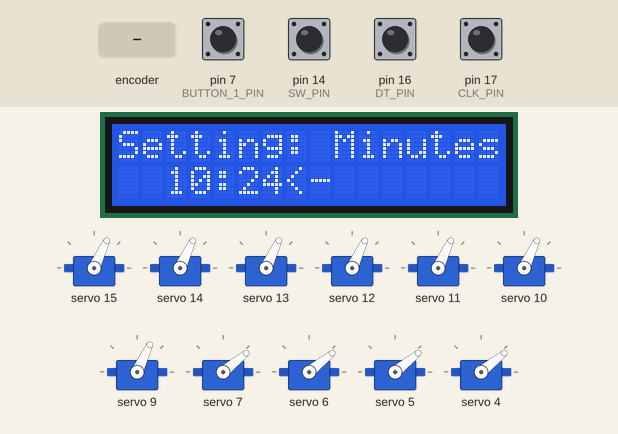
A sketch run on a simulated Arduino Uno, built with avr-gcc and run on an emulated ATmega328P. On the bench: 16×2 character LCD, 11 × servo. The inputs (shaded band) are chosen by the test bench; at power-on: pin 7 (BUTTON_1_PIN), pin 14 (SW_PIN), pin 16 (DT_PIN), pin 17 (CLK_PIN) HIGH. The local clock reads 2024-03-15 10:24:30 at power-on unless the sketch sets it; what the sketch prints to the serial monitor is not drawn.

Above: at 1.01 s.
1.3 s: pin 7 (BUTTON_1_PIN) pulled LOW for 0.15 s
2.0 s: pin 7 (BUTTON_1_PIN) pulled LOW for 1 s
At 4.1 s:
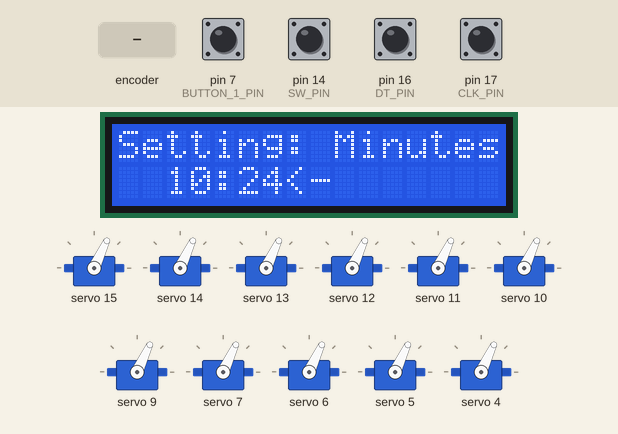
4.5 s: pin 14 (SW_PIN) pulled LOW for 0.15 s
At 5.3 s:
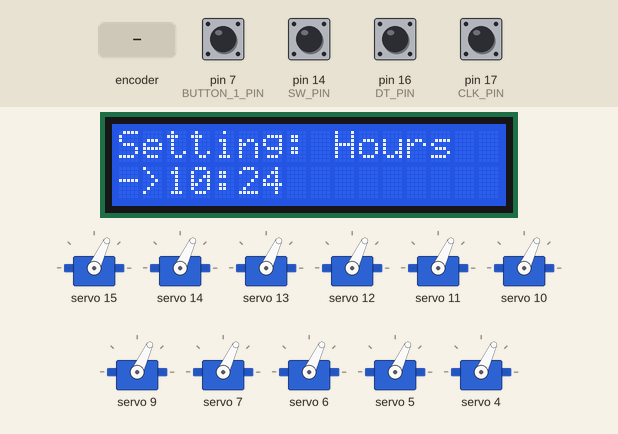
6.1 s: pin 7 (BUTTON_1_PIN) pulled LOW for 0.15 s
At 6.63 s:
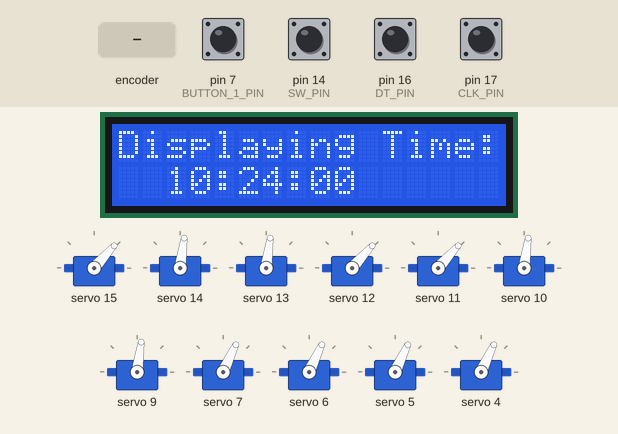
6.8 s: pin 7 (BUTTON_1_PIN) pulled LOW for 3.2 s
At 7.04 s:
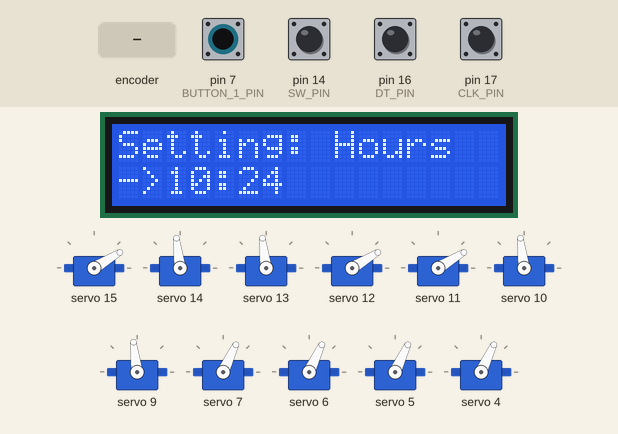
11.5 s: rotary encoder on pin 17 (CLK_PIN) / pin 16 (DT_PIN) turned 3 steps (first pin leading)
At 13.2 s:
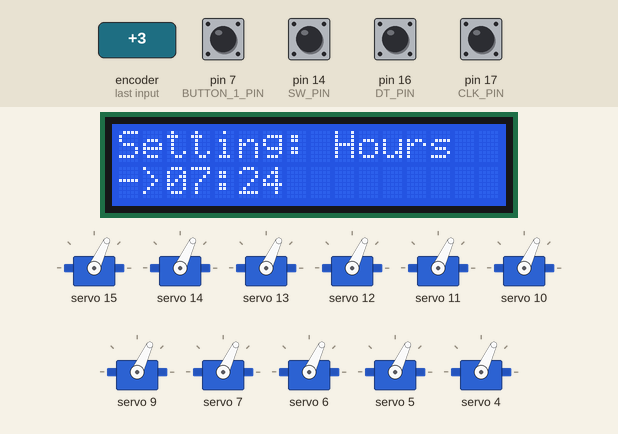
Timing chart, 0 to 14.6 s (numbered marks = the images above; inputs shaded):
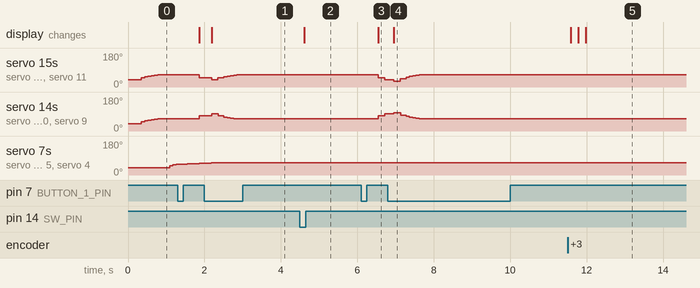

The sketch:

main.ino
```cpp
#include <RTClib.h>                  // Clock
#include <ezButton.h>                //Encoder Button
#include <LiquidCrystal.h>           // LCD
#include <Adafruit_PWMServoDriver.h> // PWM servo Driver
#include <Wire.h>
#include <LiquidCrystal_I2C.h>

// I2C addresses used:
// RTC - 00x50
// PWMs - 00x40/00x41
// LCD - 00x27

/////////////////////////////// Support Variables ///////////////////////////////
// State = Operation Mode
//  1 - Telling time
//  2 - Setting time
//  3 - Testing (not in production)

int state;

// For setting time
int time_setting_state, prev_time_setting_state;
int hour_temp, minute_temp;
int prev_hour_temp, prev_minute_temp;

// For transition functionality
int segments_need_transition_check = 0;

// For mechanical display update functionality
int locations_need_mech_update = 0;
int mech_update_values[4] = {0, 0, 0, 0};

int segment_value_array[4][7] = {
    // Should get an int 0-90
    {0, 0, 0, 0, 0, 0, 0},
    {0, 0, 0, 0, 0, 0, 0},
    {0, 0, 0, 0, 0, 0, 0},
    {0, 0, 0, 0, 0, 0, 0}};

int curr_segment_value_array[4][7] = {
    // Should get an int 0-90
    {0, 0, 0, 0, 0, 0, 0},
    {0, 0, 0, 0, 0, 0, 0},
    {0, 0, 0, 0, 0, 0, 0},
    {0, 0, 0, 0, 0, 0, 0}};

// For rotary encoder functionality
int CLK_state, prev_CLK_state;

// For push button functionality
int pb_prev = 0, pb_curr = 0;

// For full minute pass verification
int prev_read_second;

// For servo functionality
int MIN_PULSE_WIDTH = 780;
int MAX_PULSE_WIDTH = 2380;
int PWM_FREQUENCY = 50;

// For 1 second and 0.1 second loop when telling time
unsigned long previous_millis_long_interval = 0;
unsigned long previous_millis_small_interval = 0;
unsigned long init_mech_sequence_millis = 0;

const long long_interval = 1000;         // 1 second interval
const long small_interval = 70;          // 0.07 second interval
const long mech_sequence_interval = 750; // 0.75 second interval

float ratio = 0.6;

/////////////////////////////// Pin Declarations ///////////////////////////////

// Button
int BUTTON_1_PIN = 7;
// Encoder
int CLK_PIN = 17; // A3
int DT_PIN = 16;  // A2
int SW_PIN = 14;  // A0

// Servo Pins- seven pins according to location (0-3)
int pins_arrays[4][7] = {
    // Pin num is 3 chars: BPP
    // B is which pwm board (1 | 2)
    // PP is which pin in the board (00,01,....,15)
    {207, 206, 205, 204, 203, 202, 201},
    {215, 214, 213, 212, 211, 210, 209},
    {107, 106, 105, 104, 103, 102, 101},
    {115, 114, 113, 112, 111, 110, 109}
    };

////////Testing variables
int test_motors_pos = 45;
int num_of_active_digits = 4;
int start_place_of_active_digits = 0;

/////////////////////////////// Setting up Instances ///////////////////////////////
LiquidCrystal_I2C lcd(0x27, 16, 2);
ezButton encoder_button(SW_PIN); // create ezButton object
RTC_DS1307 rtc;
Adafruit_PWMServoDriver pwm1 = Adafruit_PWMServoDriver(0x40);
Adafruit_PWMServoDriver pwm2 = Adafruit_PWMServoDriver(0x41); // When I chain board no. 2

//----------------------------------------------------------------------------------------
void setup()
{
  Serial.begin(9600);
  pwm_controllers_setup();
  pinMode_setup();
  encoder_setup();
  rtc_setup();
  lcd.begin();
  lcd.backlight();

  // State setup
  state = 2;              // 1 - Displaying Time, 2 - Setting Time
  time_setting_state = 1; // 1 - minutes, 0 - hours

  states_setup(state, time_setting_state);
}

//----------------------------------------------------------------------------------------
void loop()
{
  // Regardless of mode
  // Handler Functions:

  // Transistion the motors to the desired locations if needed (happens every small interval)
  segment_check_and_transition_handle();

  // if flag for update is raised
  // update digits according to time and values stored
  mechanical_display_handle_updates();

  // - 2 possible states - minute control or hour control

  if (state == 2) ///// Mode: Setting time
  {
    // To detect changes within the loop
    prev_hour_temp = hour_temp;
    prev_minute_temp = minute_temp;
    prev_time_setting_state = time_setting_state;

    // Handle Encoder Press
    handle_enc_press_to_switch_time_setting_state();

    // Manage the 2 states
    if (time_setting_state == 1)
    // Minute Control
    {
      handle_enc_turn_to_modify_counter(minute_temp);
    }
    else
    // Hour Control
    {
      handle_enc_turn_to_modify_counter(hour_temp);
    }
    // Keep time_temp within range (0-59/0-24)
    hour_temp = (hour_temp + 24) % 24;
    minute_temp = (minute_temp + 60) % 60;

    // Detect changes within the loop
    if (prev_hour_temp != hour_temp || prev_minute_temp != minute_temp || prev_time_setting_state != time_setting_state)
    {
      display_placeholder_time(hour_temp, minute_temp);
    }

    // Handle Push Button Press
    if (push_button_was_Pressed())
    {
      // Toggle State
      Serial.println("Toggle State to 1 (Time Display)");
      state = 1;
      rtc.adjust(DateTime(2024, 10, 2, hour_temp, minute_temp, 0));
      delay(100);
      DateTime now = rtc.now();
      delay(100);
      display_time(now);
    }
  }

  else if (state == 1) ///// Mode: Telling time
  {
    // Every round second
    if (millis() - previous_millis_long_interval >= long_interval)
    {
      // Read time
      DateTime now = rtc.now();
      delay(100);

      //  Display update seconds on LCD and serial
      display_second(now);

      // Every round minute
      if (now.second() < 1)
      {
        display_time(now);
      }
      else if (now.second() < 2 && prev_read_second >= 59)
      {
        display_time(now);
      }

      prev_read_second = now.second();

      // reassign second
      previous_millis_long_interval = millis();
    }

    // Handle Push Button Press
    if (push_button_was_Pressed())
    {
      Serial.println("Toggle State to 2 (Time setting)");
      state = 2;
      initialize_setting_time_mode();
    }
  }
  else if (state == 3) ///// Mode: Testing
  {
  }
}

//----------------------- support functions

// With every click of the encoder (CW or CCW) modify the given counter accordingly
void handle_enc_turn_to_modify_counter(int &counter_to_modify)
{
  encoder_button.loop();            // MUST call the loop() function first
  CLK_state = digitalRead(CLK_PIN); // read the current state of the rotary encoder's CLK pin
  // If the state of CLK is changed, then pulse occurred
  // React to only the rising edge (from LOW to HIGH) to avoid double count
  if (CLK_state != prev_CLK_state && CLK_state == HIGH)
  {
    // if the DT state is HIGH
    // the encoder is rotating in clockwise direction => increase the counter
    if (digitalRead(DT_PIN) == HIGH)
    {
      counter_to_modify = counter_to_modify + 1;
    }
    else
    {
      // the encoder is rotating in counter-clockwise direction => decrease the counter
      counter_to_modify = counter_to_modify - 1;
    }
  }

  // save last CLK state
  prev_CLK_state = CLK_state;
}

// With every press of the encoder button switch time setting state
void handle_enc_press_to_switch_time_setting_state()
{
  if (encoder_button.isPressed())
  {
    if (time_setting_state == 0)
    {
      time_setting_state = 1;
    }
    else if (time_setting_state == 1)
    {
      time_setting_state = 0;
    }
    Serial.println("The encoder button is pressed (Toggle time setting state)");
  }
}

// Initaialize Setting Time mode

void initialize_setting_time_mode()
{
  mechanical_display_update_4_digits(-1, -1, -1, -1);
  // - take current time (hours and minutes) and assign them to place holder variables
  DateTime now = rtc.now();
  hour_temp = now.hour();
  minute_temp = now.minute();
  // display them
  display_placeholder_time(hour_temp, minute_temp);
}

// Display Time for time setting mode (LCD display, serial monitor)
void display_placeholder_time(int hour_temp, int minute_temp)
{
  // Calculate digits
  int h1, h2, m1, m2;
  time_to_digits(hour_temp, h1, h2);
  time_to_digits(minute_temp, m1, m2);

  // Display time to LCD
  lcd.setCursor(0, 0);    // move cursor to   (0, 0)
  lcd.print("Setting: "); // print message at (0, 0)
  if (time_setting_state == 1)
  {
    lcd.print("Minutes");
    lcd.setCursor(7, 1);
    lcd.print("<-  ");
    lcd.setCursor(0, 1);
    lcd.print("  ");
  }
  else
  {
    lcd.print("Hours  ");
    lcd.setCursor(0, 1);
    lcd.print("->");
    lcd.setCursor(7, 1);
    lcd.print("    ");
  }

  lcd.setCursor(2, 1);
  String full_time_display_second = String(h1) + String(h2) + ":" + String(m1) + String(m2);
  lcd.print(full_time_display_second);

  // Display to Serial Monitor
  String time_setting_variables = "Time setting |  [is_minute](1/0): " + String(time_setting_state) + "| HH:MM: " + String(h1) + String(h2) + ":" + String(m1) + String(m2);
  Serial.println(time_setting_variables);
}

void digit_display_update(int loc, int digit)
{
  // get segment values with the 1/0 according to dig
  int segment_values[7];
  digit_to_seven_segment(digit, segment_values);

  Serial.println("Digit Location: " + String(loc) + " Digit Value: " + String(digit));
  for (int i = 0; i < 7; i++)
  {
    int val_i = segment_values[i];
    if (val_i > 1) // happens when digit_to_seven_segment had digit out of range
    {
      val_i = test_motors_pos;
    }
    else
    {
      val_i = val_i * 90;
    }

    Serial.print(val_i);
    Serial.print("|");
    segment_values[i] = val_i;
  }
  Serial.println();

  // assign array of 0/90 to the relevant value array according to loc
  if (loc >= 0 && loc <= 3)
  {
    memcpy(segment_value_array[loc], segment_values, sizeof(segment_values));
  }

  segments_need_transition_check = 1;
}

void digit_to_seven_segment(int digit, int sevenSegmentArray[7])
{
  // Define seven-segment display patterns for digits 0 to 9
  int patterns[10][7] = {

      {1, 1, 1, 1, 1, 1, 0}, // 0
      {0, 1, 1, 0, 0, 0, 0}, // 1
      {1, 1, 0, 1, 1, 0, 1}, // 2
      {1, 1, 1, 1, 0, 0, 1}, // 3
      {0, 1, 1, 0, 0, 1, 1}, // 4
      {1, 0, 1, 1, 0, 1, 1}, // 5
      {1, 0, 1, 1, 1, 1, 1}, // 6
      {1, 1, 1, 0, 0, 0, 0}, // 7
      {1, 1, 1, 1, 1, 1, 1}, // 8
      {1, 1, 1, 1, 0, 1, 1}  // 9
  };

  // Check if the input digit is within the valid range
  if (digit >= 0 && digit <= 9)
  {
    // Copy the corresponding seven-segment pattern to the output array
    for (int i = 0; i < 7; i++)
    {
      sevenSegmentArray[i] = patterns[digit][i];
    }
  }
  else
  {
    // If the input digit is out of range, set all elements to 45
    for (int i = 0; i < 7; i++)
    {
      sevenSegmentArray[i] = 2;
    }
  }
}

void move_motor(int motor_pin, int degree)
{
  int pulse_wide, pulse_width;
  int FULL_90_PULSE_WIDTH = MIN_PULSE_WIDTH + (MAX_PULSE_WIDTH - MIN_PULSE_WIDTH) * 0.55;

  // Convert degree to pulse width
  pulse_width = map(degree, 0, 90, MIN_PULSE_WIDTH, FULL_90_PULSE_WIDTH);
  pulse_wide = int(float(pulse_width) / 1000000 * PWM_FREQUENCY * 4096);

  int pin = motor_pin % 100;
  int pwm = (motor_pin - pin) / 100;

  // Control Motor
  if (pwm == 1)
  {
    pwm1.setPWM(pin, 0, pulse_wide);
  }
  else if (pwm == 2)
  {
    pwm2.setPWM(pin, 0, pulse_wide);
  }
}

void transition_necesary_segments()
{
  int i_start = start_place_of_active_digits;
  int i_end = start_place_of_active_digits + num_of_active_digits;
  int segments_in_place_count = 7 * (4 - num_of_active_digits);

  for (int i = i_start; i < i_end; i++) // for all digits
  {
    for (int j = 0; j < 7; j++) // for all segments
    {

      int req_value = segment_value_array[i][j];
      int curr_value = curr_segment_value_array[i][j];
      int motor_pin = pins_arrays[i][j];

      if (req_value == curr_value)
      {
        segments_in_place_count = segments_in_place_count + 1;
      }
      else if (abs(req_value - curr_value) > 2) // Move a step forward
      {
        int next_step_value = req_value * (1 - ratio) + curr_value * ratio;
        int step_dif = next_step_value - curr_value;
        if (abs(step_dif) < 2)
        {
          next_step_value = req_value;
        }
        move_motor(motor_pin, next_step_value);
        curr_segment_value_array[i][j] = next_step_value;
      }
      else // Move to required location
      {

        move_motor(motor_pin, req_value);
        curr_segment_value_array[i][j] = req_value;
      }

      // If all segments are in place turn off the flag: segments_need_transition_check

      if (segments_in_place_count == 28)
      {
        Serial.println();
        Serial.println("All segments in place - Time in MILIS: " + String(millis()));
        segments_need_transition_check = 0;
      }
    }
  }
  if (segments_in_place_count < 28)
  {
    Serial.println("Ran 1 Check of segment place: Transistion Necesary - Time in MILIS: " + String(millis()));
  }
}

void states_setup(int state, int time_setting_state)
{
  if (state == 1)
  {
    // Set current time for display
    DateTime now = rtc.now();
    display_time(now);
  }

  if (state == 2)
  {
    initialize_setting_time_mode();
  }
}

void pwm_controllers_setup()
{
  pwm1.begin();
  pwm1.setPWMFreq(PWM_FREQUENCY);
  pwm2.begin();
  pwm2.setPWMFreq(PWM_FREQUENCY);
}

void pinMode_setup()
{
  pinMode(BUTTON_1_PIN, INPUT_PULLUP); // Push Button Pin
}

void encoder_setup()
{
  // configure encoder pins as inputs
  pinMode(CLK_PIN, INPUT);
  pinMode(DT_PIN, INPUT);
  encoder_button.setDebounceTime(50); // set debounce time to 50 milliseconds

  // read the initial state of the rotary encoder's CLK pin
  prev_CLK_state = digitalRead(CLK_PIN);
}

void rtc_setup()
{
  if (!rtc.begin())
  {
    Serial.println("Couldn't find RTC");
    Serial.flush();
  }
}

// Was the push button pressed in the last loop
bool push_button_was_Pressed()
{
  pb_prev = pb_curr;
  pb_curr = digitalRead(BUTTON_1_PIN);
  if (pb_curr == 0 && pb_prev == 1)
  {
    Serial.println("Push Button Pressed!");
    return true;
  }
  else if (pb_curr == 1 && pb_prev == 0)
  {
    return false;
  }
  else
  {
    return false;
  }
}

// Takes time (0-59) int and returns it as two seperate ints - eg: time = 52 -----> dig_0=5 , dig_1 = 2
void time_to_digits(int time, int &dig_0, int &dig_1)
{ // minutes or hours as int
  dig_1 = time % 10;
  dig_0 = (time - dig_1) / 10;
}

// Main Time display (happens every minute)
// Displays the hours and minutes from the given DateTime obj to (Mech Digit Display, serial print)
void display_time(DateTime curr_time)
{
  int h1, h2, m1, m2;
  // parse time
  time_to_digits(curr_time.hour(), h1, h2);
  time_to_digits(curr_time.minute(), m1, m2);

  // display time
  mechanical_display_update_4_digits(h1, h2, m1, m2);
  print_4_digits(h1, h2, m1, m2);
}

// Runs Mech digit display on 4 given digits
void mechanical_display_update_4_digits(int h1, int h2, int m1, int m2)
{
  Serial.println();
  Serial.println("Mechanical Display Update Sequence initiated");

  locations_need_mech_update = 4;
  mech_update_values[0] = h1;
  mech_update_values[1] = h2;
  mech_update_values[2] = m1;
  mech_update_values[3] = m2;

  // digit_display_update(0, h1);
  // digit_display_update(1, h2);
  // digit_display_update(2, m1);
  // digit_display_update(3, m2);
}

// Pretty Prints to serial monitor the 4 given digits
void print_4_digits(int h1, int h2, int m1, int m2)
{
  String time_print_message = "Time Print [HH:MM]: " + String(h1) + String(h2) + ":" + String(m1) + String(m2);
  Serial.println(time_print_message);
}

// Displays the full time (seconds) on (LCD display, serial monitor)
void display_second(DateTime curr_time)
{
  // Display to Serial Monitor
  if (curr_time.second() % 10 == 0)
  {
    Serial.print(curr_time.second(), DEC);
  }
  else if (curr_time.second() % 5 == 0)
  {
    Serial.print(";");
  }
  else
  {
    Serial.print(".");
  }

  // Display time to LCD

  // Calculate digits
  int h1, h2, m1, m2, s1, s2;
  time_to_digits(curr_time.second(), s1, s2);
  time_to_digits(curr_time.minute(), m1, m2);
  time_to_digits(curr_time.hour(), h1, h2);

  lcd.setCursor(0, 0);            // move cursor to   (0, 0)
  lcd.print("Displaying Time: "); // print message at (0, 0)

  lcd.setCursor(0, 1); // move cursor to second row
  String full_time_display_second = "  " + String(h1) + String(h2) + ":" + String(m1) + String(m2) + ":" + String(s1) + String(s2);
  lcd.print(full_time_display_second);
}

void mechanical_display_handle_updates()
{
  if (locations_need_mech_update > 0)
  {
    int loc_to_update = locations_need_mech_update - 1;
    int time_in_sequence = millis() - init_mech_sequence_millis;

    if (loc_to_update == 3 || time_in_sequence >= mech_sequence_interval)
    {
      digit_display_update(loc_to_update, mech_update_values[loc_to_update]);
      init_mech_sequence_millis = millis();
      locations_need_mech_update = locations_need_mech_update - 1;
      Serial.println("Handler updated digit in location: " + loc_to_update);
    }

    // if(locations_need_mech_update == 0){
    //   Serial.print("Updated 4 digits");
    // }
  }
}

void segment_check_and_transition_handle()
{
  if (millis() - previous_millis_small_interval >= small_interval)
  {
    if (segments_need_transition_check == 1)
    {
      transition_necesary_segments();
    }

    // Update the time for 0.1 s loop
    previous_millis_small_interval = millis();
  }
}
```

Measured:
- after the input at 1.3 s, servo 15, servo 12, servo 11: 65° → 48° after 0.56 s; servo 14, servo 13, servo 10, servo 9: 65° → 82° after 0.56 s
- after the input at 2.0 s, the display: changes after 0.19 s (image 1)
- after the input at 4.5 s, the display: changes after 0.11 s (image 2)
- after the input at 6.1 s, servo 15: 65° → 48° after 0.45 s, → 38° 0.16 s later; servo 14: 65° → 82° after 0.45 s, → 92° 0.16 s later; servo 13, servo 10, servo 9: 65° → 82° after 0.45 s, → 92° 0.17 s later; servo 12, servo 11: 65° → 48° after 0.45 s, → 38° 0.17 s later; the display: changes after 0.44 s (image 3)
- after the input at 6.8 s, servo 7, servo 6: stays 65° (without the input it goes to 82° after 0.65 s); servo 5: stays 65° (without the input it goes to 48° after 0.66 s); servo 4: stays 65° (without the input it goes to 82° after 0.66 s); the display: changes after 0.16 s (image 4)
- after the input at 11.5 s, the display: first changes after 0.08 s (image 5 shows a later state)
